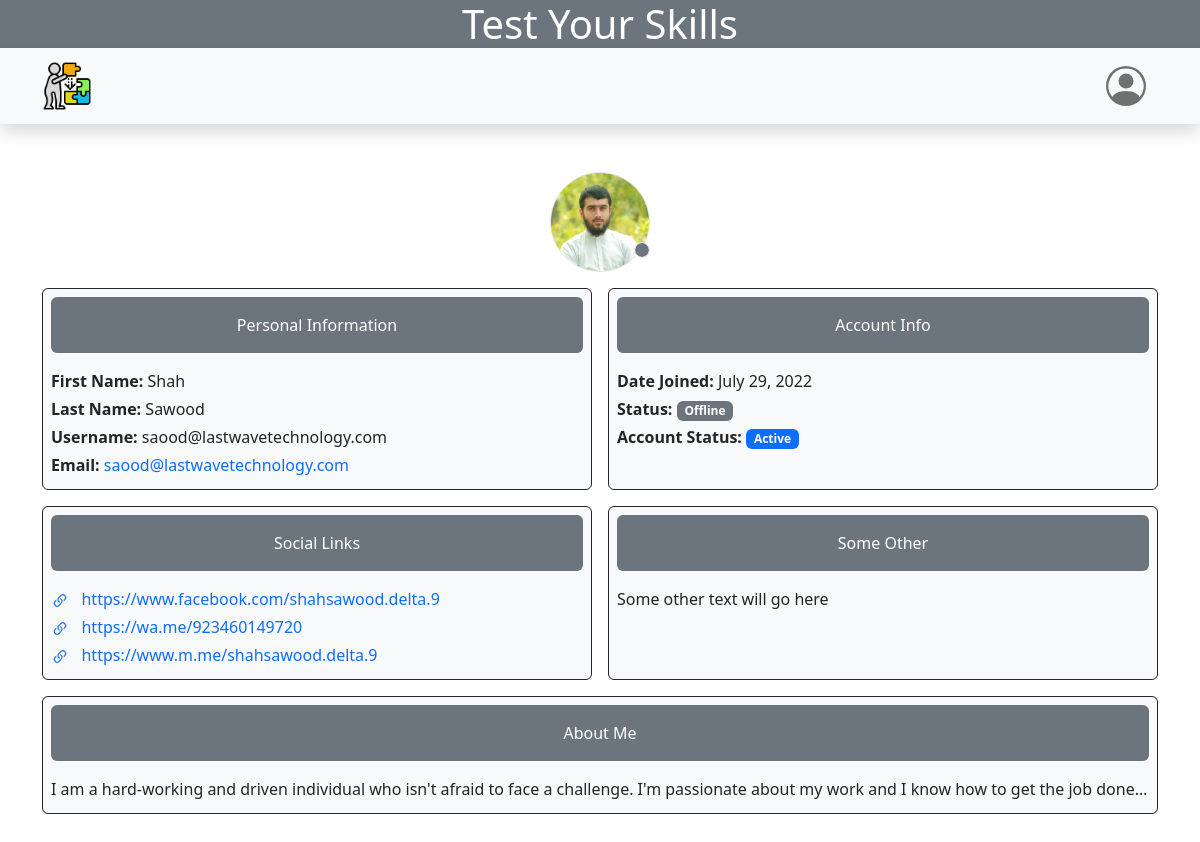
/users/user/1/, run on the app's committed database.
### users/models.py (models this page shows, shortened)
class Profile(models.Model):
    statuses = ((True, "Online"), (False, "Offline"))
    user = models.OneToOneField(User, related_name="profile", on_delete=models.CASCADE)
    profile_pic = models.ImageField(
        upload_to="static/users/images/", default="static/users/images/default.jpg"
    )
    status = models.BooleanField(default=False, choices=statuses)
    bio = models.TextField(blank=True)
    date_created = models.DateTimeField(auto_now_add=True)
    date_updated = models.DateTimeField(auto_now=True)
    def get_social_links(self):
        return self.social_links.all()
    def get_bio(self):
        return self.bio
    profiles = models.Manager()

class SocialLink(models.Model):
    profile = models.ForeignKey(
        Profile, related_name="social_links", on_delete=models.CASCADE
    )
    link = models.URLField()
    date_created = models.DateTimeField(auto_now_add=True)
    sociallinks = models.Manager()
    def get_link(self):
        return self.link

### users/views.py (the view)
# urls.py: path("<user_id>/", views.profile, name="profile"),
@require_http_methods(["GET"])
def profile(request, user_id):
    try:
        user = User.objects.get(pk=user_id)
    except User.DoesNotExist:
        messages.error(request, "Something went wrong. Please try again later.")
        return HttpResponseRedirect(request.META.get("HTTP_REFERRER", "/"))
    context = {
        "user": user,
        "title": f"Profile | {user.username}",
        "is_owner": user.id == request.user.id,
    }
    return render(request, "users/profile.html", context)

### templates/users/profile.html (shortened to what this page needs)
{% extends 'layout.html' %}
{% load static %}
{% block main %}
<div class="container my-5">
    <div class="row g-3">
        <div class="col-12 text-center">
            <div class="position-relative mx-auto" style="width: fit-content;">
                <span style="width: 100px; height: 100px;">
                    <img src="{{ user.profile.profile_pic.url }}" class="rounded-circle border" width="100" height="100" alt="profile">
                </span>
                <span class="position-absolute bottom-0 start-92 translate-middle">
                    <svg xmlns="http://www.w3.org/2000/svg" width="16" height="16" fill="currentColor" class="border rounded-circle bi bi-circle-fill text-{% if user.profile.status %}success{% else %}secondary{% endif %}" viewBox="0 0 16 16">
                        <circle cx="8" cy="8" r="8" />
                    </svg>
                </span>
            </div>
        </div>
        <div class="col-12 col-sm-12 col-md-12 col-lg-6 col-xl-6 col-xxl-6">
            <div class="bg-light border border-dark rounded h-100 p-2">
                <div class="text-white p-3 text-center bg-secondary rounded mb-3">
                    Personal Information
                </div>
                <p class="mb-1"><b>First Name:</b>&nbsp;{{ user.first_name|title }}</p>
                <p class="mb-1"><b>Last Name:</b>&nbsp;{{ user.last_name|title }}</p>
                <p class="mb-1"><b>Username:</b>&nbsp;{{ user.username|lower }}</p>
                <p class="mb-1"><b>Email:</b>&nbsp;<a href="mailto:{{ user.email}}" class="text-decoration-none">{{ user.email|lower }}</a></p>
            </div>
        </div>
        <div class="col-12 col-sm-12 col-md-12 col-lg-6 col-xl-6 col-xxl-6">
            <div class="bg-light border border-dark rounded h-100 p-2">
                <div class="p-3 text-white text-center bg-secondary rounded mb-3">
                    Account Info
                </div>
                <p class="mb-1"><b>Date Joined:</b>&nbsp;{{ user.date_joined|date }}</p>
                <p class="mb-1"><b>Status:</b> {{ user.profile.status|yesno:"<span class='badge text-bg-success'>Online</span>,<span class='badge text-bg-secondary'>Offline</span>"|safe }}</p>
                <p class="mb-1"><b>Account Status:</b> {{ user.is_active|yesno:"<span class='badge text-bg-primary'>Active</span>,<span class='badge text-bg-danger'>Blocked</span>"|safe }}</p>
            </div>
        </div>
        <div class="col-12 col-sm-12 col-md-12 col-lg-12 col-xl-6 col-xxl-6">
            <div class="bg-light border border-dark rounded h-100 p-2">
                <div class="text-white p-3 text-center bg-secondary rounded mb-3">
                    Social Links
                </div>
                {% for link_obj in user.profile.get_social_links %}
                <p class="mb-1">
                    <a href="{{ link_obj.get_link }}" class="text-decoration-none text-truncate" target="_blank">
                        {{ link_obj.get_link }}
                    </a>
                </p>
                {% empty %}
                <p class="mb-1">No links yet provided</p>
                {% endfor %}
            </div>
        </div>
        <div class="col-12 col-sm-12 col-md-12 col-lg-12 col-xl-6 col-xxl-6">
            <div class="bg-light border border-dark rounded h-100 p-2">
                <div class="text-white p-3 text-center bg-secondary rounded mb-3">
                    Some Other
                </div>
                <p class="mb-1">Some other text will go here</p>
            </div>
        </div>
        <div class="col-12 col-sm-12 col-md-12 col-lg-12 col-xl-12 col-xxl-12">
            <div class="bg-light border border-dark rounded h-100 p-2">
                <div class="text-white p-3 text-center bg-secondary rounded mb-3">
                    About Me
                </div>
                <p class="mb-1 text-truncate" style="cursor:pointer;">{{ user.profile.get_bio|default:"Please say something about yourself." }}</p>
            </div>
        </div>
    </div>
</div>
{% endblock main %}

### static/css/layout.css (style rules this page uses)
.text-truncate { cursor: pointer !important }

### data on the page
SocialLink: get_link "https://www.facebook.com/shahsawood.delta.9"
SocialLink: get_link "https://wa.me/923460149720"
SocialLink: get_link "https://www.m.me/shahsawood.delta.9"

### other printed values
{{ user.first_name|title }} "Shah"
{{ user.last_name|title }} "Sawood"
{{ user.username|lower }} "saood@lastwavetechnology.com"
{{ user.email|lower }} "saood@lastwavetechnology.com"
{{ user.date_joined|date }} "July 29, 2022"
{{ user.profile.get_bio|default:"Please say something about yourself." }} "I am a hard-working and driven individual who isn't afraid to face a challenge. I'm passionate about my work and I know how to get the job done…"
